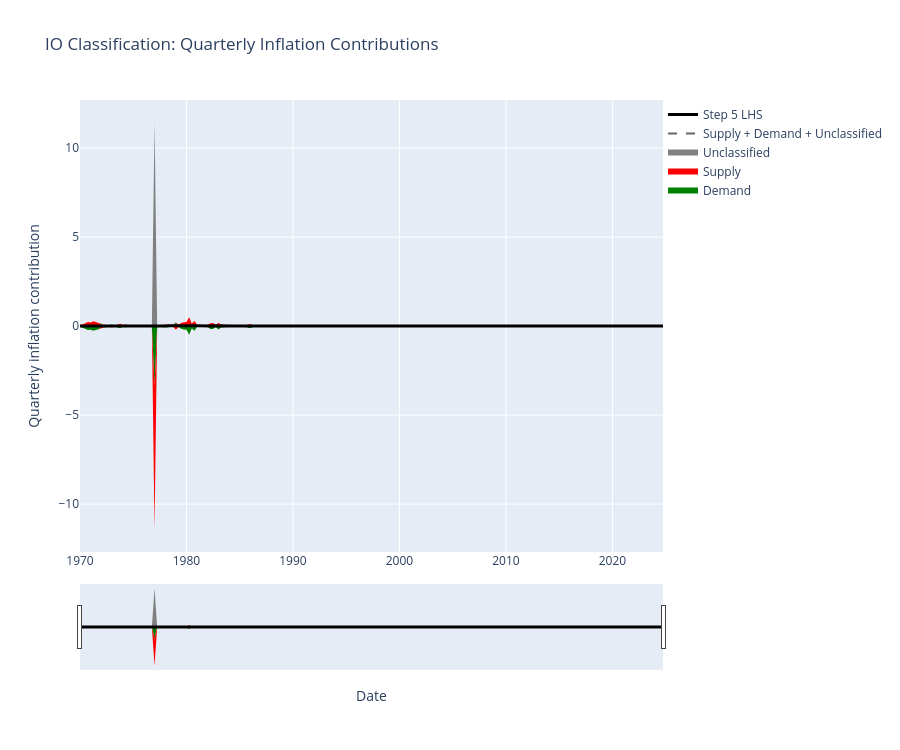

Source (notebook cell):
### Code cell
quarterly_IO_fig = plot_quarterly_graphs_interactive(
    inflation_IO_final,
    "IO Classification: Quarterly Inflation Contributions",
    step5_lhs=pi_CPI_lhs,
)

quarterly_IO_fig.show()

### Figure 1 — Plotly figure (JSON) as saved in the notebook; plotly's stock layout.template omitted (floating-point values rounded to 4 significant figures; data arrays with more than 128 entries replaced by an {"elided": "..."} marker saying what was removed)
{"data": [{"customdata": {"elided": "220 float values"}, "fillcolor": "#008000", "hovertemplate": "Demand: %{customdata:.3f}<extra></extra>", "mode": "none", "name": "Demand", "stackgroup": "positive", "type": "scatter", "x": {"elided": "220 str values"}, "y": {"elided": "220 float values"}}, {"customdata": {"elided": "220 float values"}, "fillcolor": "#FF0000", "hovertemplate": "Supply: %{customdata:.3f}<extra></extra>", "mode": "none", "name": "Supply", "stackgroup": "positive", "type": "scatter", "x": {"elided": "220 str values"}, "y": {"elided": "220 float values"}}, {"customdata": {"elided": "220 float values"}, "fillcolor": "#808080", "hovertemplate": "Unclassified: %{customdata:.3f}<extra></extra>", "mode": "none", "name": "Unclassified", "stackgroup": "positive", "type": "scatter", "x": {"elided": "220 str values"}, "y": {"elided": "220 float values"}}, {"fillcolor": "#008000", "hoverinfo": "skip", "mode": "none", "name": "Demand", "showlegend": false, "stackgroup": "negative", "type": "scatter", "x": {"elided": "220 str values"}, "y": {"elided": "220 float values"}}, {"fillcolor": "#FF0000", "hoverinfo": "skip", "mode": "none", "name": "Supply", "showlegend": false, "stackgroup": "negative", "type": "scatter", "x": {"elided": "220 str values"}, "y": {"elided": "220 float values"}}, {"fillcolor": "#808080", "hoverinfo": "skip", "mode": "none", "name": "Unclassified", "showlegend": false, "stackgroup": "negative", "type": "scatter", "x": {"elided": "220 str values"}, "y": {"elided": "220 float values"}}, {"hovertemplate": "Supply + Demand + Unclassified: %{y:.3f}<extra></extra>", "line": {"color": "#666666", "dash": "dash", "width": 2}, "mode": "lines", "name": "Supply + Demand + Unclassified", "type": "scatter", "x": {"elided": "220 str values"}, "y": {"elided": "220 float values"}}, {"hovertemplate": "Step 5 LHS: %{y:.3f}<extra></extra>", "line": {"color": "black", "width": 3}, "mode": "lines", "name": "Step 5 LHS", "type": "scatter", "x": {"elided": "220 str values"}, "y": {"elided": "220 float values"}}], "layout": {"dragmode": "zoom", "height": 750, "hovermode": "x unified", "legend": {"x": 1, "y": 1}, "title": {"text": "IO Classification: Quarterly Inflation Contributions"}, "xaxis": {"modebardisable": "zoominout", "rangeslider": {"visible": true}, "title": {"text": "Date"}}, "yaxis": {"fixedrange": false, "title": {"text": "Quarterly inflation contribution"}}}}
